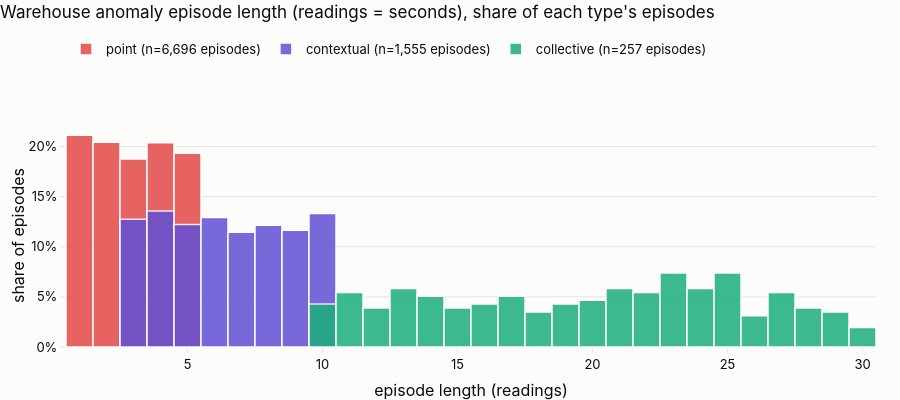

Source (notebook cell):
### Markdown cell above
### 2.4 Anomaly episode lengths
Episode length drives the LSTM lookback: a sequence model must see a whole episode *plus* some normal context to recognise a drift.

### Code cell
ep_stats = wh_ep.groupby("type").n.describe(percentiles=[.5, .9, .95, .99]).round(1)
display(ep_stats)
fig = go.Figure()
for t in ["point", "contextual", "collective"]:
    d = wh_ep[wh_ep.type == t]
    fig.add_histogram(x=d.n, name=f"{t} (n={len(d):,} episodes)", marker_color=COL[t], marker_line=dict(color=SURFACE, width=1.5), opacity=0.85,
                      xbins=dict(size=1), histnorm="probability")
fig.update_layout(barmode="overlay", title="Warehouse anomaly episode length (readings = seconds), share of each type's episodes",
                  xaxis_title="episode length (readings)", yaxis=dict(title="share of episodes", tickformat=".0%"))
show(fig, 400)

### Figure 1 — Plotly figure (JSON) as saved in the notebook; plotly's stock layout.template omitted (floating-point values rounded to 4 significant figures; data arrays with more than 128 entries replaced by an {"elided": "..."} marker saying what was removed)
{"data": [{"histnorm": "probability", "marker": {"color": "#e34948", "line": {"color": "#fcfcfb", "width": 1.5}}, "name": "point (n=6,696 episodes)", "opacity": 0.85, "type": "histogram", "x": {"elided": "6696 int values"}, "xbins": {"size": 1}}, {"histnorm": "probability", "marker": {"color": "#6250d6", "line": {"color": "#fcfcfb", "width": 1.5}}, "name": "contextual (n=1,555 episodes)", "opacity": 0.85, "type": "histogram", "x": {"elided": "1555 int values"}, "xbins": {"size": 1}}, {"histnorm": "probability", "marker": {"color": "#1baf7a", "line": {"color": "#fcfcfb", "width": 1.5}}, "name": "collective (n=257 episodes)", "opacity": 0.85, "type": "histogram", "x": {"elided": "257 int values"}, "xbins": {"size": 1}}], "layout": {"barmode": "overlay", "height": 400, "title": {"text": "Warehouse anomaly episode length (readings = seconds), share of each type's episodes"}, "xaxis": {"title": {"text": "episode length (readings)"}}, "yaxis": {"tickformat": ".0%", "title": {"text": "share of episodes"}}}}
